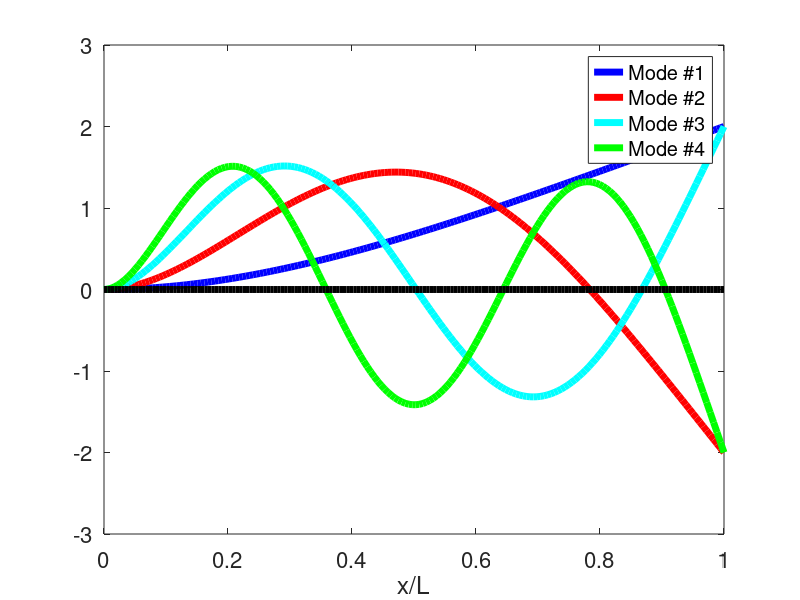

Recreate this plot in MATLAB.
function Cbeam(~)
% Cbeam.m Cantilever Beam calculations
% HELP:  This script computes mode shapes and corresponding natural
% frequencies of the cantilever beam by a user specified mechanical
% properties and geometry size of the C-beam.
% Prepare the followings:
%  - Material properties of the beam, viz. density (Ro), Young's modulus (E)
%  - Specify a cross section of the beam, viz. square,rectangular, circular
%  - Geometry parameters of the beam, viz. Length, width, thickness
%  -
%
%%%%%%%%%%%%%%%%%%%%%%%%%%%%%%%%%%%%%%%%%%%%%%%%%%%%%%%%%%%%%%%%%%%%%%%%%%%
%                by Sulaymon L. ESHKABILOV, Ph.D
%                         October, 2011
%%%%%%%%%%%%%%%%%%%%%%%%%%%%%%%%%%%%%%%%%%%%%%%%%%%%%%%%%%%%%%%%%%%%%%%%%%%

clear all;
clc;
close all;
display('What is the X-section of the beam to be computed ?')
disp('If circle, enter 1.  If square, enter 2')
disp('If rectangle, enter 3')
disp('If your beam"s X-section is not listed here, enter 4')
disp('To see example #1, hit ENTER or enter 0')
disp('To see example #2, enter 5')
CS=input(' Enter your choice:   ');

 set(0,'defaultlinelinewidth',5) 
  set(0,'DefaultAxesFontSize',16)

if isempty(CS) || CS==0
    disp('Example #1. Rectangular X-section Aluminum beam')
    disp('Length=0.321 [m], Width=0.05 [m], Thickness=0.006 [m];')
    disp('E=69.9*1e9 [Pa]; Ro=2770 [kg/m^3]')
    L=.321;
    W=.05;
    Th=.006;
    A=W*Th;
    V=L*W*Th;
    Ix=(1/12)*W*Th^3;
    Iy=(1/12)*(W^3)*Th;
    E=69.90e+9;
    Ro=2770;
elseif CS==1
    R=input('Enter Radius of the X-section: ');
    L=input('Enter Length: ');
    Ix=(1/4)*pi*R^4;
    Iy=Ix;
    A=pi*R^2;
    disp('Material properties of the beam')
    display('Do you know your beam"s material properties, viz. Young"s modulus and density ?')
    YA=input('Enter 1, if you do; enter 0, if you don"t ');
    if YA==1
    E=input('Enter Young"s modulus in [Pa]:  ');
    Ro=input('Enter material density in [kg/m^3]:  ');
    else
        display('Steel: E=2.1e+11 [Pa]; Ro=7850 [Kg/m^3]')
        display('Copper: E=1.2e+11 [Pa]; Ro=8933 [Kg/m^3]')
        display('Aluminum: E=0.69e+11 [Pa]; Ro=2700 [Kg/m^3]')
        E=input('Enter Young"s modulus in [Pa]: ');
        Ro=input('Enter material density in [kg/m^3]:  ');
    end
elseif CS==2
    W=input('Enter Width of the X-section in [m]: ');
    L=input('Enter Length in [m]: ');
    Ix=(1/12)*W^4;
    A=W^2;
    disp('Material properties of the beam');
    disp('Do you know your beam"s material properties, viz. Young"s modulus and density ?')
    YA=input('Enter 1, if you do; enter 0, if you don"t:  ');
    if YA==1
    E=input('Enter Young"s modulus in [Pa]:  ');
    Ro=input('Enter material density in [kg/m^3]:  ');
    else
        display('Steel: E=2.1e+11 [Pa]; Ro=7850 [Kg/m^3]')
        display('Copper: E=1.2e+11 [Pa]; Ro=8933 [Kg/m^3]')
        display('Aluminum: E=0.69e+11 [Pa]; Ro=2700 [Kg/m^3]')
        E=input('Enter Young"s modulus in [Pa]:  ');
        Ro=input('Enter material density in [kg/m^3]:  ');
    end
elseif CS==3
    W=input('Enter Width of the X-section in [m]: ');
    Th=input('Enter Thickness of the X-section in [m]:');
    L=input('Enter Length in [m]: ');
    Ix=(1/12)*W*Th^3;
    Iy=(1/12)*(W^3)*Th;
    A=W*Th;
    disp('Material properties of the beam')
    disp('Do you know your beam"s material properties, viz. Young"s modulus and density ?')
    YA=input('Enter 1, if you do; enter 0, if you don"t:  ');
    if YA==1
    E=input('Enter Young"s modulus in [Pa]:  ');
    Ro=input('Enter material density in [kg/m^3]:  ');
    else
        display('Steel: E=2.1e+11 [Pa]; Ro=7850 [Kg/m^3]  ')
        display('Copper: E=1.2e+11 [Pa]; Ro=8933 [Kg/m^3]  ')
        display('Aluminum: E=0.69e+11 [Pa]; Ro=2700 [Kg/m^3]  ')
        E=input('Enter Young"s modulus in [Pa]:   ');
        Ro=input('Enter material density in [kg/m^3]:  ');
    end
elseif CS==4
    display('Note: you need to compute Ix (area moment of inertia along x axis) and X-sectional area')
    L=input('Enter Lengthin [m]:  ');
    Ix=('Enter Ix in [m^4]:  ');
    A=('Enter X-sectional area in [m^2]:  ');
    disp('Material proprties of the beam')
    disp('Do you know your beam"s material properties, viz. Young"s modulus and density ?')
    YA=input('Enter 1, if you do; enter 0, if you don"t  ');
    if YA==1
    E=input('Enter Young"s modulus in [Pa]:  ');
    Ro=input('Enter material density in [kg/m^3]:  ');
    else
        display('Steel: E=2.1e+11 Pa; Ro=7850 Kg/m^3 ')
        display('Copper: E=1.2e+11 Pa; Ro=8933 Kg/m^3 ')
        display('Aluminum: E=0.69e+11 Pa; Ro=2700 Kg/m^3 ')
        E=input('Enter Young"s modulus in [Pa]:  ');
        Ro=input('Enter material density in [kg/m^3]:  ');
    end
elseif CS==5  
    display('Example #2')
    display('This is a rectangular X-sectional steel beam ')
    display('Length=0.45 m; Width=0.04 m; Thickness=0.003 m;')
    L=.45; W=.04; Th=.003;
    A=W*Th;
    Ix=(1/12)*W*Th^3;
    E=2.1*1e11; Ro=7.85*1e3;
else
    F=warndlg('It is not clear what your choice of X-section of a beam is. Re-run the script and enter your beam"s X-section !!!','!! Warning !!');
    waitfor(F)
    display('Type in:>> Cbeam')
    pause(3)
    return
end

display('How many modes and mode shapes would you like to evaluate ?')
HMMS=input('Enter the number of modes and mode shapes to computed: ');
if HMMS>=7
    disp('   ')
    warning('NOTE: Up to 6 mode shapes (plots) are displayed via the script. Yet, using evaluated data (Xnx) of the script, more mode shapes can be plotted');
    disp('   ')
end
    Nm=3*HMMS;
    jj=1;
   while jj<=Nm;
               betaNL(jj)=fzero(@(betaNL)cosh(betaNL)*cos(betaNL)+1,[jj jj+3]);
         jj=jj+3; 
   end

    index=(betaNL~=0);
    betaNLall=(betaNL(index))';
    %fprintf('betaNL value is %2.3f\n', betaNLall);
    betaN=(betaNLall/L)';
k=1;
wn=ones(1,length(betaN));
fn=ones(1,length(wn));
while k<=length(betaN);
    wn(k)=betaN(k)^2*sqrt((E*Ix)/(Ro*A));
    fn(k)=wn(k)/(2*pi);
    fprintf('Mode shape # %2f corresponds to nat. freq (fn): %3.3f\n', k, fn(k) );
    k=k+1;
end

x=linspace(0, L, 180);
xl=x./L;
sigmaN=zeros(1, HMMS);
for ii=1:HMMS;
    sigmaN(ii)=(sinh(betaN(ii)*L)-sin(betaN(ii)*L))/(cosh(betaN(ii)*L)+cos(betaN(ii)*L));
end
Tc='(cosh(betaN(ii).*x(jj))-cos(betaN(ii).*x(jj)))-sigmaN(ii).*(sinh(betaN(ii).*x(jj))-sin(betaN(ii)*x(jj)))';
Xnx=zeros(length(betaN),length(x));

for ii=1:length(betaN)
    for jj=1:length(x)
        Xnx(ii,jj)=eval(Tc);
    end
end
% Plot mode shapes;

zeroth = zeros(size(xl));
    plot(xl,Xnx(1,:), 'b-'); hold on
    plot(xl,Xnx(2,:), 'r-')
    plot(xl,Xnx(3,:), 'c-')
    plot(xl,Xnx(4,:), 'g-')
    plot(xl,zeroth, 'k-')
    legend('Mode #1', 'Mode #2', 'Mode #3', 'Mode #4')
    xlabel('x/L');
    hold off        
end
